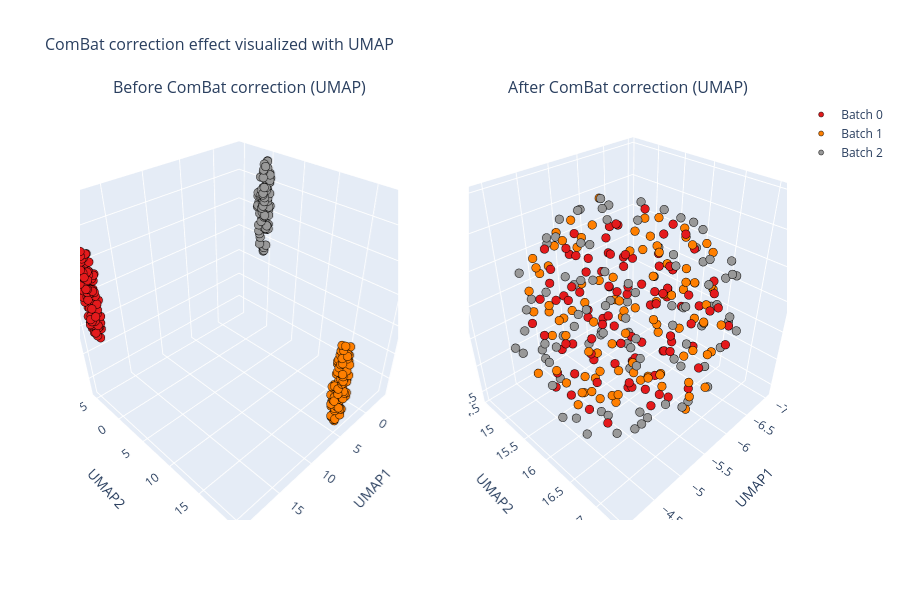

Notebook code cell kept with this figure:
### Markdown cell above
### UMAP visualization (3D interactive)

### Code cell
combat.plot_transformation(
    X, reduction_method="umap", n_components=3, plot_type="interactive", n_neighbors=30
)
